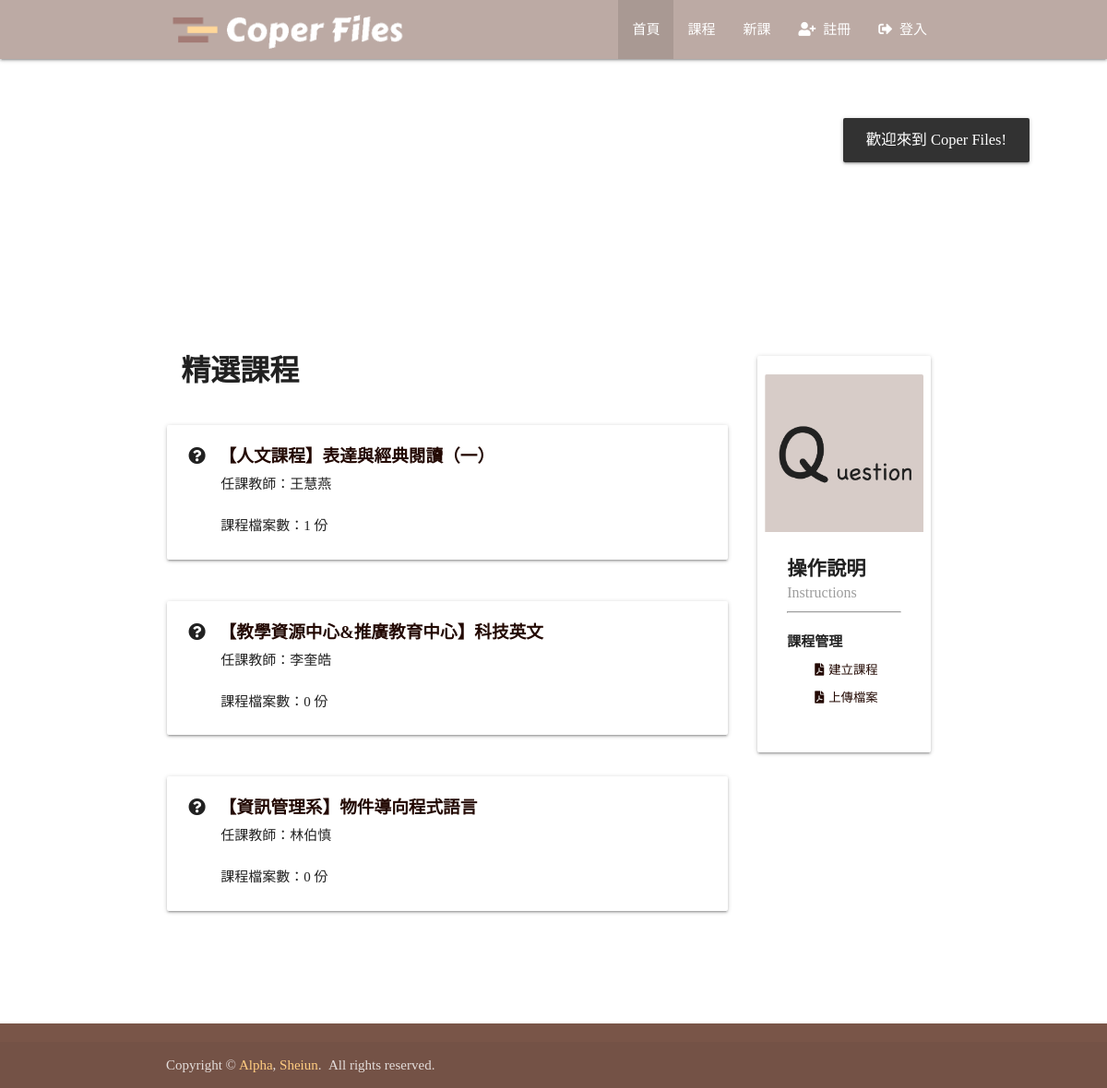
Before: / with the older database file.
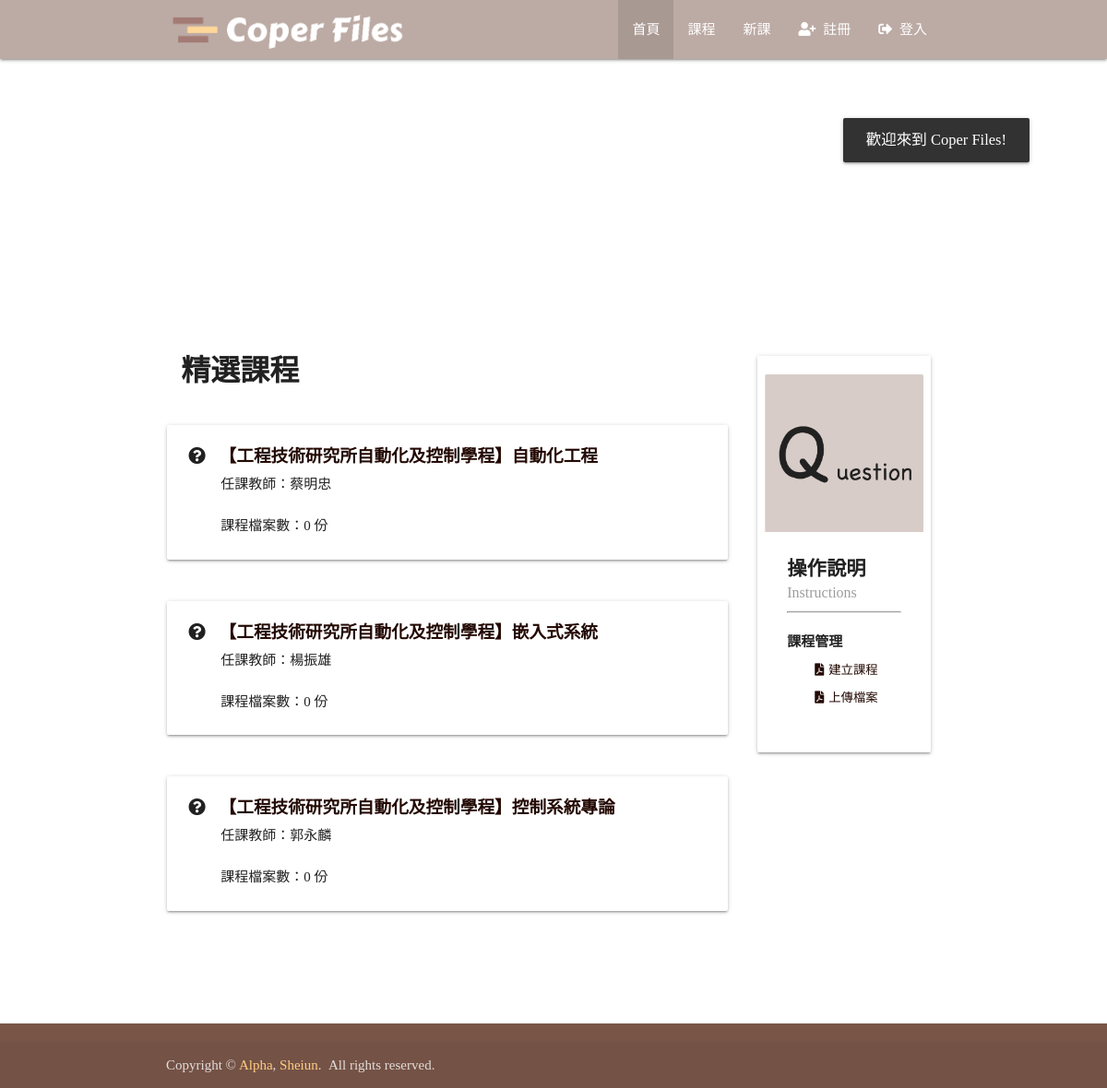
After: the same page with the newer database file.
### courses/models.py (models this page shows, shortened)
class CourseInformation(models.Model):
    course_administrator = models.ForeignKey(CourseAdminstrator, on_delete=models.CASCADE)
    course_name = models.CharField(max_length=20)
    course_teacher = models.CharField(max_length=20)
    course_type = models.CharField(max_length=20)
    course_discription = models.CharField(max_length=500, null=True)
    course_website = models.CharField(max_length=100, null=True)

class CourseAdminstrator(models.Model):
    admin_id = models.CharField(max_length=20)
    admin_name = models.CharField(max_length=20)
    def __str__(self):
        return self.admin_name

### main/views.py (the view)
# urls.py: url(r'^$', views.index, name='index'),
def index(request):
    if request.user.is_authenticated:
        messages.info(request, '%s 歡迎回來!' % request.user.first_name)
    else:
        messages.info(request, '歡迎來到 Coper Files!')
    courses = CourseInformation.objects.annotate(file_count=Count('coursefile')).order_by('-file_count')[:3]
    return render(request, 'main/index.html', { 'courses': courses })

### main/templates/main/index.html (shortened to what this page needs)
{% extends 'base.html' %}
{% load static %}
{% block content %}
<div class="section no-pad-bot" id="index-banner">
    <div class="container">
    </div>
  </div>
  <div class="container" style="padding-top: 30px;">
      <div class="row">
        <div class="col s12 m9" style="margin: 0px 10px 20px -10px;">
            <div class="header_big_icon">精選課程</div>
            {% for course in courses %}
              ﻿﻿﻿<div class="card">
                <div class="header_mid_icon">
                  <i class="fas fa-question-circle" style="margin-right: 10px;"></i>
                  <a href="/courses/{{ course.pk }}">【{{ course.course_administrator }}】{{ course.course_name }}</a>
                </div>
                <div style="margin-left:50px; padding-bottom:15px;">
                  <div class="header_small_icon" style="font-weight: normal;">任課教師：{{ course.course_teacher }}</div>
                  <br>
                  課程檔案數：{{ course.file_count }} 份
                </div>
              </div>﻿
            {% endfor %}
        </div>
        <div class="col s12 m3">
          <div class="card">
            <div class="card-image waves-effect waves-block waves-light">
              <img class="activator" src="{% static 'images/icon_Question.png' %}">
            </div>
            <div class="card-content">
              <span class="card-title activator grey-text text-darken-4" style="font-size: 16pt; font-weight: bold;">操作說明</span>
              <p style="font-size: 12pt; color: #9d9d9d; margin-top: -10px;">Instructions</p>
              <hr style="margin-bottom: 20px;">
              <div style="margin-bottom: 15px;">
                <div class="ins_head">課程管理</div>
                <div class="ins_file"><a href="{% static 'files/Instructions/系統說明書-建立課程.pdf' %}"><i class="fas fa-file-pdf"></i>建立課程</a></div>
                <div class="ins_file"><a href="{% static 'files/Instructions/系統說明書-上傳檔案.pdf' %}"><i class="fas fa-file-pdf"></i>上傳檔案</a></div>
              </div>
            </div>
          </div>
          </div>
      </div>
    <br><br>
  </div>
{% endblock %}

### templates/base.html (shortened to what this page needs)
{% load static %}
<!DOCTYPE html>
<html>
<head>
  <link href="{% static 'css/materialize.css' %}" type="text/css" rel="stylesheet" media="screen,projection"/>
  <link href="{% static 'css/img_wall.css' %}" type="text/css" rel="stylesheet" media="screen,projection"/>
  <link href="{% static 'css/style.css' %}" type="text/css" rel="stylesheet" media="screen,projection"/>
  <link rel="stylesheet" href="https://use.fontawesome.com/releases/v5.0.13/css/all.css">
</head>
<body {% block body_tag %}{% endblock %}>
  {% include 'includes/_navbar.html' %}
  {% block content %}{% endblock %}
  {% include 'includes/_footer.html' %}
</body>
</html>

### templates/includes/_navbar.html (shortened to what this page needs)
{% load static %}
<nav class="brown lighten-3" role="navigation">
  <div class="nav-wrapper container">
    <a id="logo-container" href="{% url 'index' %}" class="brand-logo" style="height: 100%;">
      <img style="max-height: 100%;" src="{% static 'images/logo.png' %}">
    </a>
    <ul class="right hide-on-med-and-down">
      <li {% if request.resolver_match.url_name == 'index' %}class="active"{% endif %}><a href="{% url 'index' %}">首頁</a></li>
      <li {% if request.resolver_match.url_name == 'courses' %}class="active"{% endif %}><a href="{% url 'courses' %}">課程</a></li>
      <li {% if request.resolver_match.url_name == 'courses_edit' %}class="active"{% endif %}><a href="{% url 'courses_edit' %}">新課</a></li>
      {% if user.is_authenticated %}
      <li {% if request.resolver_match.url_name == 'users_panel' %}class="active"{% endif %}><a href="{% url 'users_panel' %}"><span class="fas fa-user-graduate" style="margin-right: 8px;"></span>{{ user.first_name }}</a></li>
      <li {% if request.resolver_match.url_name == 'logout' %}class="active"{% endif %}><a href="{% url 'logout' %}"><span class="fas fa-sign-in-alt" style="margin-right: 8px;"></span>登出</a></li>
      {% else %}
      <li {% if request.resolver_match.url_name == 'signup' %}class="active"{% endif %}><a href="{% url 'signup' %}"><span class="fas fa-user-plus" style="margin-right: 8px;"></span>註冊</a></li>
      <li {% if request.resolver_match.url_name == 'login' %}class="active"{% endif %}><a href="{% url 'login' %}"><span class="fas fa-sign-out-alt" style="margin-right: 8px;"></span>登入</a></li>
      {% endif %}
    </ul>
  </div>
</nav>

### templates/includes/_footer.html
{% load static %}
<footer class="page-footer brown">
<div class="footer-copyright">
  <div class="container">
    Copyright © <a class="orange-text text-lighten-3" href="https://about.me/shengfong" target="_blank">Alpha</a>, <a class="orange-text text-lighten-3" href="https://github.com/sheiun" target="_blank">Sheiun</a>.&nbsp;&nbsp;All rights reserved.
  </div>
</div>
</footer>

### static/css/style.css (style rules this page uses)
body { font-family: "微軟正黑體"; }
hr { border-width: 0.5px; }
i { margin-right: 5px; }
.header_big_icon { font-size: 24pt; font-weight: bolder; padding: 0px 15px 5px 15px; }
.header_mid_icon { font-size: 14pt; font-weight: bolder; padding: 0px 15px 5px 15px; }
.card { min-height: 60px; padding: 20px 8px 10px 8px; }

### main/templates/main/index.html (style rules this page uses)
a { color: #230903; }
.ins_head { font-weight: bolder; margin-bottom: 10px; }
.ins_file { font-size: 10pt; margin-bottom: 10px; margin-left: 30px; }

Changed rows visible on the page:
removed CourseInformation: course_administrator "人文課程", course_name "表達與經典閱讀（一）", course_teacher "王慧燕", file_count "1"
removed CourseInformation: course_administrator "教學資源中心&推廣教育中心", course_name "科技英文", course_teacher "李奎皓", file_count "0"
removed CourseInformation: course_administrator "資訊管理系", course_name "物件導向程式語言", course_teacher "林伯慎", file_count "0"
added CourseInformation: course_administrator "工程技術研究所自動化及控制學程", course_name "自動化工程", course_teacher "蔡明忠", file_count "0"
added CourseInformation: course_administrator "工程技術研究所自動化及控制學程", course_name "嵌入式系統", course_teacher "楊振雄", file_count "0"
added CourseInformation: course_administrator "工程技術研究所自動化及控制學程", course_name "控制系統專論", course_teacher "郭永麟", file_count "0"
